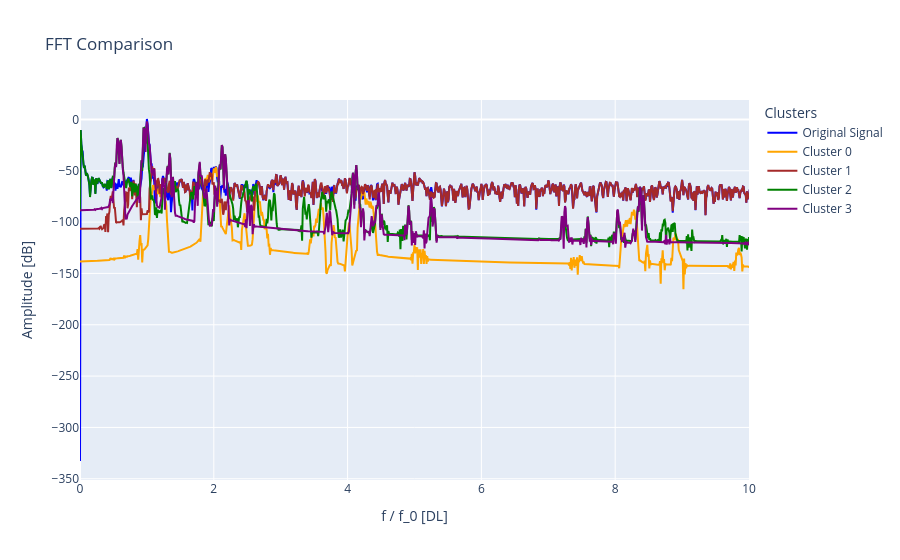
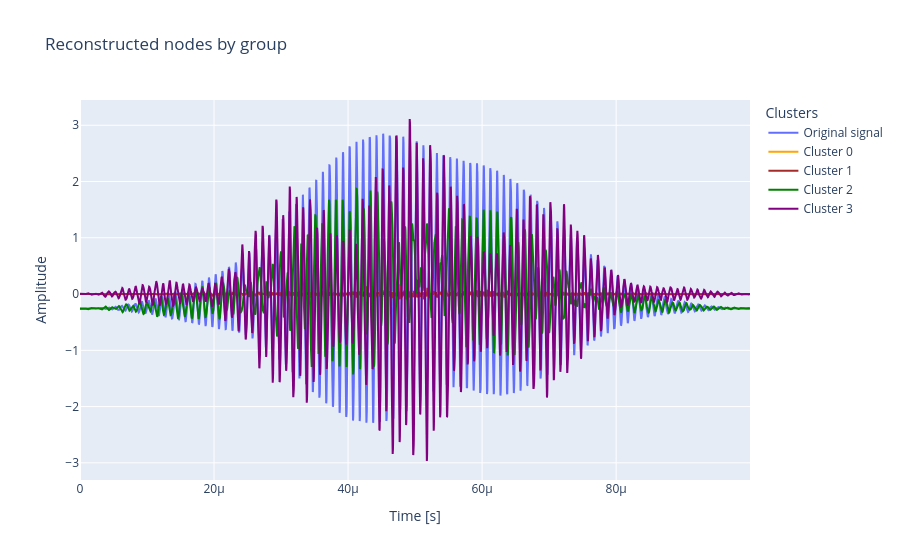

The notebook cell saved with these charts, in order:
### Code cell
# Set clusters to None to plot all of them, otherwise, plot a list of int
fig = plot.plot_fft_by_group(
    tr_obj, labels, no_clusters, sampling_rate,
    clusters=None, xlim=10, fundamental_freq=frequency,
    freq_threshold=freq_threshold
)

fig = plot.plot_reconstructions_by_group(tr_obj, labels, no_clusters, t_plot, freq_threshold)

### Figure 1 — Plotly figure (JSON) as saved in the notebook; plotly's stock layout.template omitted (floating-point values rounded to 4 significant figures; data arrays with more than 128 entries replaced by an {"elided": "..."} marker saying what was removed)
{"data": [{"line": {"color": "blue"}, "mode": "lines", "name": "Original Signal", "type": "scatter", "x": {"elided": "2500 float values"}, "y": {"elided": "2500 float values"}}, {"line": {"color": "orange"}, "mode": "lines", "name": "Cluster 0", "type": "scatter", "x": {"elided": "2500 float values"}, "y": {"elided": "2500 float values"}}, {"line": {"color": "brown"}, "mode": "lines", "name": "Cluster 1", "type": "scatter", "x": {"elided": "2500 float values"}, "y": {"elided": "2500 float values"}}, {"line": {"color": "green"}, "mode": "lines", "name": "Cluster 2", "type": "scatter", "x": {"elided": "2500 float values"}, "y": {"elided": "2500 float values"}}, {"line": {"color": "purple"}, "mode": "lines", "name": "Cluster 3", "type": "scatter", "x": {"elided": "2500 float values"}, "y": {"elided": "2500 float values"}}], "layout": {"legend": {"title": {"text": "Clusters"}}, "title": {"text": "FFT Comparison"}, "xaxis": {"range": [0, 10], "title": {"text": "f / f_0 [DL]"}}, "yaxis": {"title": {"text": "Amplitude [dB]"}}}}

### Figure 2 — Plotly figure (JSON) as saved in the notebook; plotly's stock layout.template omitted (floating-point values rounded to 4 significant figures; data arrays with more than 128 entries replaced by an {"elided": "..."} marker saying what was removed)
{"data": [{"mode": "lines", "name": "Original signal", "type": "scatter", "x": {"elided": "5000 float values"}, "y": {"elided": "5000 float values"}}, {"line": {"color": "orange"}, "mode": "lines", "name": "Cluster 0", "type": "scatter", "x": {"elided": "5000 float values"}, "y": {"elided": "5000 float values"}}, {"line": {"color": "brown"}, "mode": "lines", "name": "Cluster 1", "type": "scatter", "x": {"elided": "5000 float values"}, "y": {"elided": "5000 float values"}}, {"line": {"color": "green"}, "mode": "lines", "name": "Cluster 2", "type": "scatter", "x": {"elided": "5000 float values"}, "y": {"elided": "5000 float values"}}, {"line": {"color": "purple"}, "mode": "lines", "name": "Cluster 3", "type": "scatter", "x": {"elided": "5000 float values"}, "y": {"elided": "5000 float values"}}], "layout": {"legend": {"title": {"text": "Clusters"}}, "title": {"text": "Reconstructed nodes by group"}, "xaxis": {"title": {"text": "Time [s]"}}, "yaxis": {"title": {"text": "Amplitude"}}}}
